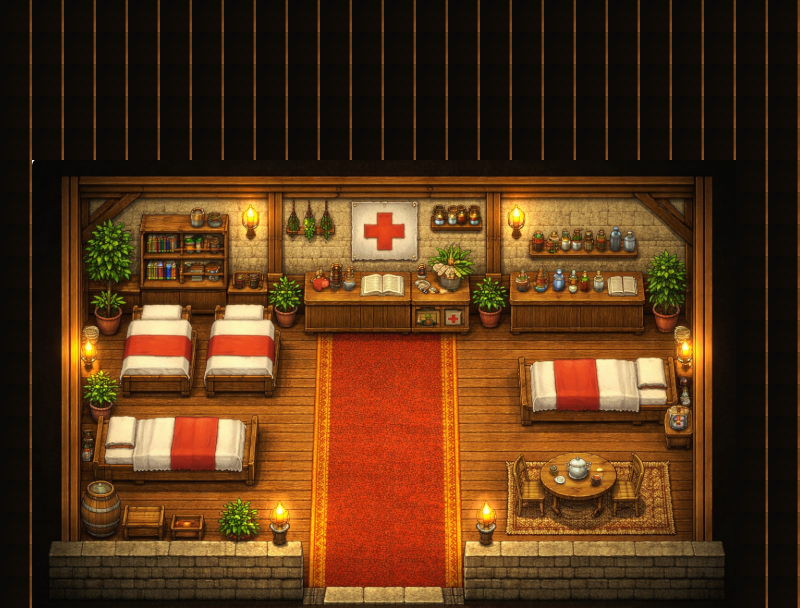

Rendered tile map (Tiled .tmx) drawn with the repository's tilesets; below, a short description and the full map source, tile grids included:
An orthogonal 25x19 tile map with 32x32 px tiles, 1 tile layer (mapa) and 22 objects.

<map version="1.10" tiledversion="1.11.2" orientation="orthogonal" renderorder="right-down" width="25" height="19" tilewidth="32" tileheight="32" infinite="0" nextlayerid="5" nextobjectid="24">
 <editorsettings>
  <export target="world/inn.json" format="json" />
 </editorsettings>
 <tileset firstgid="1" source="inn.tsx" />
 <layer id="1" name="mapa" width="25" height="19">
  <data encoding="csv">
67,67,67,67,67,67,67,67,67,67,67,67,67,67,67,67,67,67,67,67,67,67,67,67,67,
67,67,67,67,67,67,67,67,67,67,67,67,67,67,67,67,67,67,67,67,67,67,67,67,67,
67,67,67,67,67,67,67,67,67,67,67,67,67,67,67,67,67,67,67,67,67,67,67,67,67,
67,67,67,67,67,67,67,67,67,67,67,67,67,67,67,67,67,67,67,67,67,67,67,67,67,
67,67,67,67,67,67,67,67,67,67,67,67,67,67,67,67,67,67,67,67,67,67,67,67,67,
67,1,2,3,4,5,6,7,8,9,10,11,12,13,14,15,16,17,18,19,20,21,22,67,67,
67,23,24,25,26,27,28,29,30,31,32,33,34,35,36,37,38,39,40,41,42,43,44,67,67,
67,45,46,47,48,49,50,51,52,53,54,55,56,57,58,59,60,61,62,63,64,65,66,67,67,
67,67,68,69,70,71,72,73,74,75,76,77,78,79,80,81,82,83,84,85,86,87,88,67,67,
67,89,90,91,92,93,94,95,96,97,98,99,100,101,102,103,104,105,106,107,108,109,110,67,67,
67,111,112,113,114,115,116,117,118,119,120,121,122,123,124,125,126,127,128,129,130,131,132,67,67,
67,133,134,135,136,137,138,139,140,141,142,143,144,145,146,147,148,149,150,151,152,153,154,67,67,
67,155,156,157,158,159,160,161,162,163,164,165,166,167,168,169,170,171,172,173,174,175,176,67,67,
67,177,178,179,180,181,182,183,184,185,186,187,188,189,190,191,192,193,194,195,196,197,198,67,67,
67,199,200,201,202,203,204,205,206,207,208,209,210,211,212,213,214,215,216,217,218,219,220,67,67,
67,221,222,223,224,225,226,227,228,229,230,231,232,233,234,235,236,237,238,239,240,241,242,67,67,
67,243,244,245,246,247,248,249,250,251,252,253,254,255,256,257,258,259,260,261,262,263,264,67,67,
67,265,266,267,268,269,270,271,272,273,274,275,276,277,278,279,280,281,282,283,284,285,286,67,67,
67,287,288,289,290,291,292,293,294,295,296,297,298,299,300,301,302,303,304,305,306,307,308,67,67
</data>
 </layer>
 <objectgroup color="#ff0000" id="2" name="colission">
  <object id="1" x="5.96533" y="2.98266" width="74.5666" height="596.533" />
  <object id="2" x="76.555" y="539.862" width="227.677" height="61.6417" />
  <object id="3" x="471.261" y="541.85" width="332.07" height="59.6533" />
  <object id="4" x="721.805" y="1.98844" width="78.5435" height="602.498" />
  <object id="5" x="2.98266" y="3.97688" width="797.365" height="151.122" />
  <object id="6" x="8.94799" y="148.139" width="753.62" height="24.8555" />
  <object id="7" x="74.5666" y="180.948" width="648.232" height="121.295" />
  <object id="8" x="519.978" y="361.896" width="151.122" height="47.7226" />
  <object id="9" x="518.983" y="462.313" width="120.301" height="51.6995" />
  <object id="10" x="221.711" y="495.122" width="33.8035" height="38.7746" />
  <object id="12" x="94.451" y="518.983" width="1.98844" height="5.96533" />
  <object id="13" x="85.503" y="510.035" width="110.359" height="15.9075" />
  <object id="14" x="89.4799" y="485.18" width="21.8729" height="15.9075" />
  <object id="15" x="104.393" y="416.579" width="148.139" height="50.7053" />
  <object id="16" x="93.4568" y="371.839" width="19.8844" height="35.792" />
  <object id="17" x="125.272" y="295.284" width="66.6128" height="82.5204" />
  <object id="18" x="206.798" y="306.22" width="63.6301" height="73.5724" />
  <object id="19" x="290.313" y="316.162" width="207.792" height="16.9018" />
  <object id="20" x="516.001" y="310.197" width="174.983" height="18.8902" />
  <object id="21" x="700.926" y="176.971" width="16.9018" height="355.931" />
 </objectgroup>
 <objectgroup color="#00aa00" id="3" name="puertas">
  <object id="22" x="310.197" y="532.903" width="153.11" height="60.6475">
   <properties>
    <property name="map" value="maps/world/pueblo.json" />
   </properties>
  </object>
 </objectgroup>
 <objectgroup color="#ffff00" id="4" name="markers_static">
  <object id="23" x="381.781" y="378.798">
   <properties>
    <property name="facing" value="down" />
    <property name="id" value="inn_spot" />
    <property name="requires_flag" value="inn_chosen" />
    <property name="role" value="inn" />
    <property name="slot" type="int" value="1" />
   </properties>
   <point />
  </object>
 </objectgroup>
</map>
